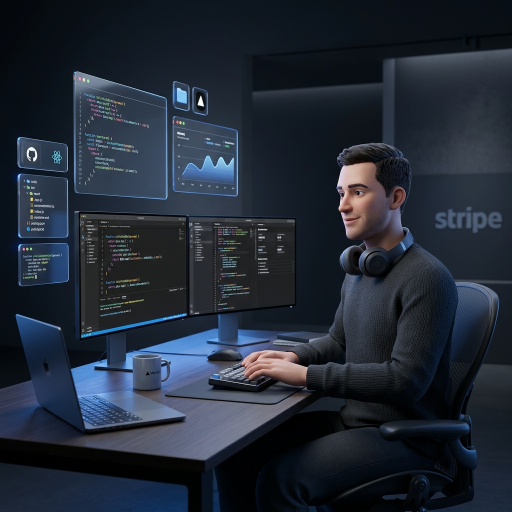
#> input picture public/hero-3d-character.png, 1024 x 1024 px (shown at 1/2 size)
$ python inspect_shape.py
#> lines starting #> are read from the running program, lines starting #| are printed output that depends on the picture
from PIL import Image

img = Image.open('public/hero-3d-character.png')
#> img is the input picture: PIL image 1024x1024 RGB; mean R, G, B 34.4, 42.1, 54.5
w, h = img.size
#> w = 1024; h = 1024
px = img.load()

# Resize to 40x40 to print as ASCII art
img_small = img.resize((60, 40), Image.Resampling.BILINEAR)
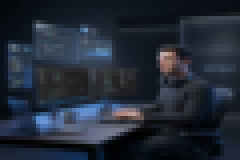
#> img_small: PIL image 60x40 RGB (shown 4 times larger); mean R, G, B 34.4, 42.1, 54.5
px_small = img_small.load()

for y in range(40):
    row = ""
    for x in range(60):
#> (the run stopped early here; a loop or call above may not have finished)

$ run again, with public/engineer_3d.png copied over public/hero-3d-character.png
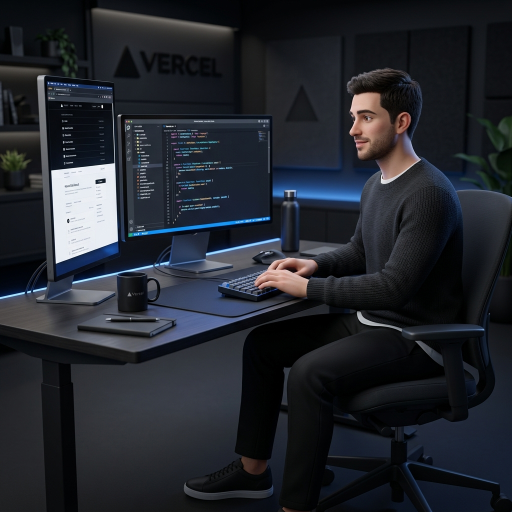
#> input picture public/engineer_3d.png, 1024 x 1024 px (shown at 1/2 size)
#> img is the input picture: PIL image 1024x1024 RGB; mean R, G, B 34.9, 38.2, 45.1
#> `img_small = img.resize((60, 40), Image.Resampling.BILINEAR)`:
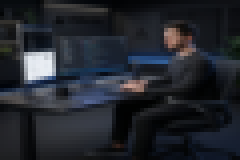
#> img_small: PIL image 60x40 RGB (shown 4 times larger); mean R, G, B 34.9, 38.3, 45.1
